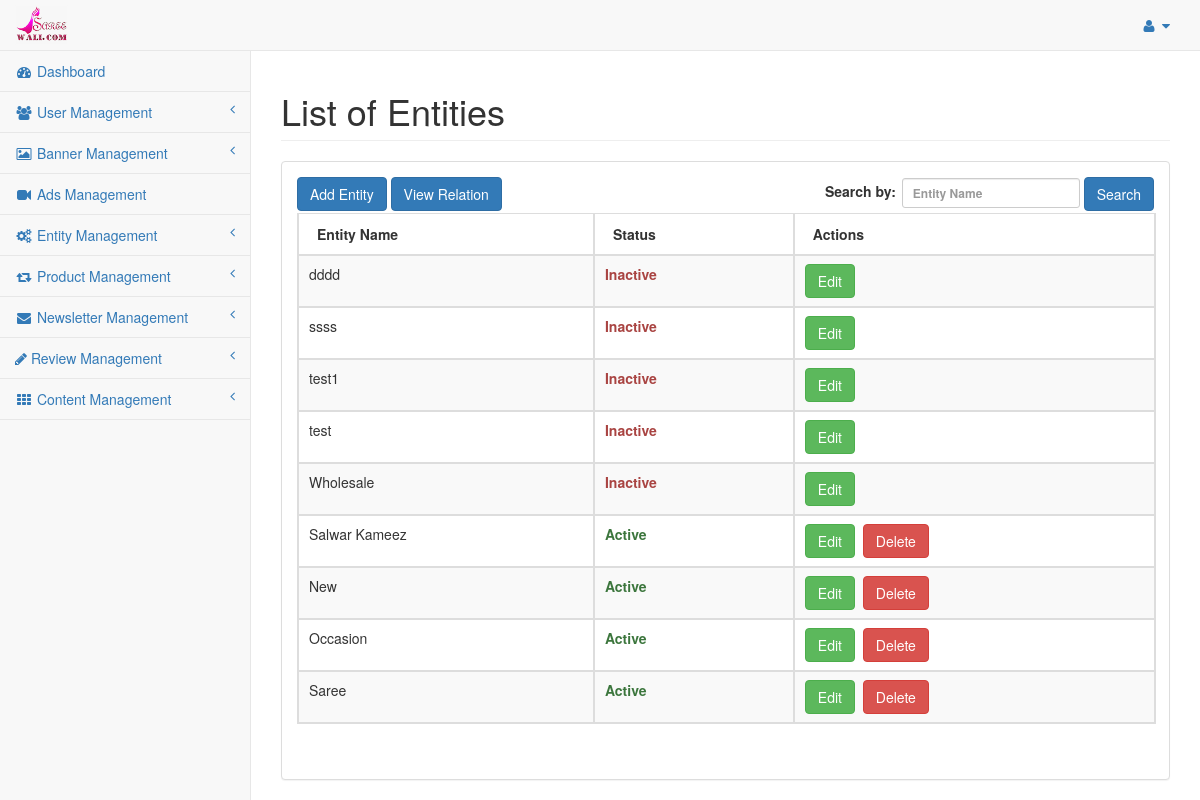
Screenshot of /index.php/admin/entity/entity_list with the database file from the repository.
### tables this page shows
CREATE TABLE `saree_settings` (
  `settings_id` int(11) NOT NULL,
  `sitename` varchar(255) NOT NULL,
  `siteaddress` varchar(255) NOT NULL,
  `logoname` varchar(255) NOT NULL,
  `logopathname` varchar(255) NOT NULL,
  `facebook_page_url` varchar(255) NOT NULL,
  `date_added` int(11) NOT NULL
);

CREATE TABLE `saree_entity` (
  `entity_id` int(11) NOT NULL,
  `name` varchar(255) NOT NULL,
  `description` tinytext NOT NULL,
  `image_path` varchar(255) NOT NULL,
  `slug` varchar(255) NOT NULL,
  `level` int(11) NOT NULL,
  `parent_id` int(11) NOT NULL,
  `sort_order` int(11) NOT NULL,
  `is_special` enum('Y','N') NOT NULL DEFAULT 'N',
  `status` enum('Y','N') NOT NULL DEFAULT 'N',
  `date_added` int(11) NOT NULL,
  `date_modified` int(11) NOT NULL
);

### application/models/Defaultdata.php (called while the page is built, shortened)
<?php
class Defaultdata extends CI_Model {
	private $mydata = array();
	public function getBackendDefaultData()
	{
		$this->mydata["tot_segments"] = $this->getUrlSegments();
		$this->mydata['general_settings'] = $this->grabSettingData();
		$this->mydata['admin_profile'] = $this->grabProfileData();
		$this->mydata["sidebar"] = $this->load->view('admin/partials/sidebar', null, true);
		$this->data = $this->mydata;
		$this->headerdata = $this->mydata;
		$this->data["header"] = $this->load->view('admin/partials/header', $this->headerdata, true);
		$this->data["head"] = $this->load->view('admin/partials/head', $this->headerdata, true);
		$this->data["footer"] = $this->load->view('admin/partials/footer', null, true);
		return $this->data;
	}
	public function getUrlSegments()
	{
		$all_segment=$this->uri->segment_array();
		return $all_segment;
	}
	public function grabSettingData(){
		$query = $this->db->get(TABLE_SETTINGS);
		return $query->row();
	}
	public function grabProfileData(){
		$query = $this->db->get(TABLE_ADMIN);
		return $query->row();
	}
}
?>

### application/controllers/admin/Entity.php (called while the page is built, shortened)
<?php if ( ! defined('BASEPATH')) exit('No direct script access allowed');
class Entity extends CI_Controller{
	public $data = array();
	public function __construct(){
		$this->load->model('entitydata');
		$this->load->model('productdata');
		$this->data = $this->defaultdata->getBackendDefaultData();
	}
	public function entity_list(){
		$like = array();
		parse_str($_SERVER['QUERY_STRING'], $like);
		unset($like['page']);
		$search_key = $this->input->get('name');
		if(isset($search_key) && $search_key){
			$this->data['search_key'] = $search_key;
		}else{
			$this->data['search_key'] = '';
		}
		$entity_data = $this->entitydata->grab_entity(array("parent_id !=" => "0"), $like, array());
		$config['base_url'] = site_url('entity-list');
		$config['total_rows'] = count($entity_data);
		$pagination = $this->config->item('pagination');
		$pagination = array_merge($config, $pagination);
		$this->pagination->initialize($pagination);
		$this->data['page'] = ($this->input->get('page')) ? $this->input->get('page') : 0;
		$this->data['pagination'] = $this->pagination->create_links();
		$entity_paginated_data = $this->entitydata->grab_entity(array("parent_id !=" => "0"), $like, array(PAGINATION_PER_PAGE, $this->data['page']));
		$this->data['entity_details'] = $entity_paginated_data;
		$this->load->view('admin/entity_list', $this->data);
	}
}

### index.php (called while the page is built, shortened)
<?php
require_once BASEPATH.'core/CodeIgniter.php';

### application/models/Entitydata.php (called while the page is built, shortened)
<?php
class Entitydata extends CI_Model {
	public function grab_entity($cond = array(), $like = array(), $limit = array(), $order_by = array()){
		if(!empty($cond)){
			$this->db->where($cond);
		}
		if(!empty($limit)){
			$per_page = $limit[0];
			$offset = $limit[1];
			$start = max(0, ( $offset -1 ) * $per_page);
			$this->db->limit($per_page, $start);
		}
		if(!empty($order_by)){
			foreach($order_by as $key => $val){
				$this->db->order_by($key, $val);
			}
		}else{
			$this->db->order_by('date_added','desc');
		}
		$query = $this->db->get(TABLE_ENTITY);
		return $query->result();
	}
}

### application/views/admin/entity_list.php (the view, shortened to what this page needs)
<?php echo $head;?>
<div id="wrapper">
	<?php echo $header;?>
	<div id="page-wrapper" style="min-height: 374px;">
          <div class="row">
              <div class="col-lg-12">
                  <h1 class="page-header">List of Entities</h1>
              </div>
          </div>
          <div class="row">
              <div class="col-lg-12">
                  <div class="panel panel-default">
				<div class="panel-body">
					<div id="dataTables-example_wrapper" class="dataTables_wrapper form-inline dt-bootstrap no-footer">
					  <div class="row">
						 <div class="col-sm-6">
							<a href="<?php echo base_url('admin/entity-add');?>" class="btn btn-primary">Add Entity</a>
							<a id="view_relation" href="javascript:void(0);" class="btn btn-primary">View Relation</a>
						 </div>
						 <div class="col-sm-6">
							<form action="<?php echo base_url('admin/entity-list');?>" method="GET" role="form">
								<div id="dataTables-example_filter" class="dataTables_filter">
									<label>Search by:<input name="name" type="search" class="form-control input-sm" placeholder="Entity Name" aria-controls="dataTables-example" id="user-search" value="<?php echo $search_key;?>"></label>
									<button type="submit" class="btn btn-primary">Search</button>
								</div>
							</form>
						 </div>
					  </div>
					  <div class="row">
						 <div class="col-sm-12">
							<table width="100%" class="table table-striped table-bordered table-hover dataTable no-footer dtr-inline" id="dataTables-example" role="grid" aria-describedby="dataTables-example_info" style="width: 100%;">
							   <thead>
								  <tr role="row">
									 <th>Entity Name</th>
									 <th>Status</th>
									 <th>Actions</th>
								  </tr>
							   </thead>
							   <tbody>
							    <?php if(!empty($entity_details)){ ?>
								<?php foreach($entity_details AS $detail) {?>
								  <tr class="gradeA odd" role="row">
									 <td><?php echo $detail->name;?></td>
									 <td class="center"><?php echo ($detail->status == 'Y' ? '<strong class="text-success">Active</strong>' : '<strong class="text-danger">Inactive</strong>');?></td>
									 <td class="center">
										<a href="<?php echo base_url('admin/entity-edit/'.$detail->slug);?>" class="btn btn-success" title="Edit">Edit</a>&nbsp;
										<?php
											if($detail->status == 'Y'){
										?>
										<a href="javascript:void(0);" onclick="onDeleteConfirm('<?php echo base_url('admin/entity/entity_update/'.$detail->slug);?>');" class="btn btn-danger" title="Delete">Delete<a>						<?php
											}
										?>
									</td>
								  </tr>
								  <?php } ?>
								  <?php }else{ ?>
								  <tr class="gradeA odd" role="row"><td colspan="4" style="text-align:center;">No records found</td></tr>
								  <?php } ?>
							   </tbody>
							</table>
						 </div>
					  </div>
					</div>
					</div>
                  </div>
              </div>
          </div>
      </div>
</div>
<?php echo $footer; ?>

### application/views/admin/partials/header.php (shortened to what this page needs)
<nav class="navbar navbar-default navbar-static-top" role="navigation" style="margin-bottom: 0">
	<div class="navbar-header">
		<a class="navbar-brand" href="<?php echo base_url('admin/dashboard');?>">
			<?php
				if(isset($general_settings->logoname) && file_exists(UPLOAD_RELATIVE_LOGO_PATH.$general_settings->logoname)){
			?>
				<img src="<?php echo UPLOAD_LOGO_PATH.$general_settings->logoname.'?v='.time();?>" width="230" height="50">
			<?php
				}
			?>
		</a>
	</div>
	<ul class="nav navbar-top-links navbar-right">
		<li class="dropdown">
			<a class="dropdown-toggle" data-toggle="dropdown" href="#">
				<i class="fa fa-user fa-fw"></i> <i class="fa fa-caret-down"></i>
			</a>
		</li>
	</ul>
	<?php echo $sidebar; ?>
</nav>

### assets/styles/sb-admin-2.css (style rules this page uses)
body { background-color: #f8f8f8; }
#wrapper { width: 100%; }
#page-wrapper { padding: 0 15px; min-height: 568px; background-color: white; }
@media (min-width: 768px) { #page-wrapper { position: inherit; margin: 0 0 0 250px; padding: 0 30px; border-left: 1px solid #e7e7e7; } }
.navbar-top-links { margin-right: 0; }
.navbar-top-links li { display: inline-block; }
.navbar-top-links li:last-child { margin-right: 15px; }
.navbar-top-links li a { padding: 15px; min-height: 50px; }
.navbar-default .navbar-brand { padding: 5px 15px; }
.navbar-brand img { max-height:40px; width:auto; }
table.dataTable thead th, table.dataTable thead td { border-bottom: 1px solid #ddd !important; }
table.dataTable.no-footer { border-bottom: 1px solid #ddd !important; }

### rows the page displays
saree_settings: logoname (picture)
saree_entity: name "dddd", status "Inactive"
saree_entity: name "ssss", status "Inactive"
saree_entity: name "test1", status "Inactive"
saree_entity: name "test", status "Inactive"
saree_entity: name "Wholesale", status "Inactive"
saree_entity: name "Salwar Kameez", status "Active"
saree_entity: name "New", status "Active"
saree_entity: name "Occasion", status "Active"
saree_entity: name "Saree", status "Active"
